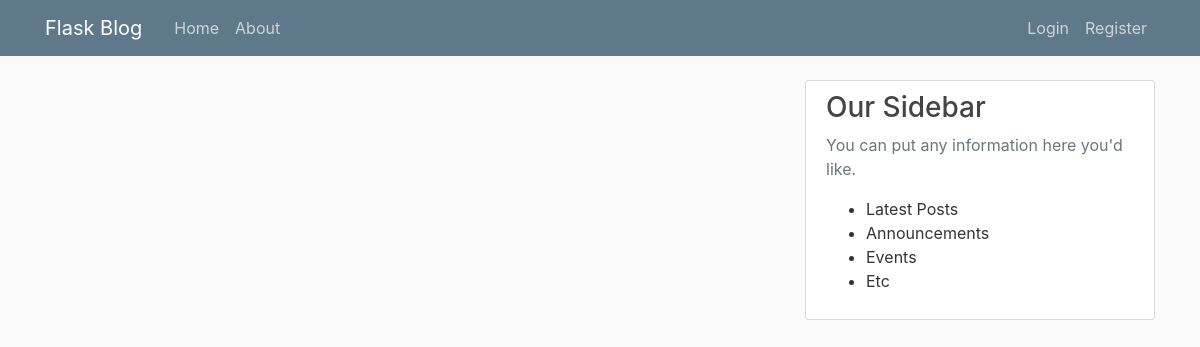
/home, run on an earlier commit of the app's database.
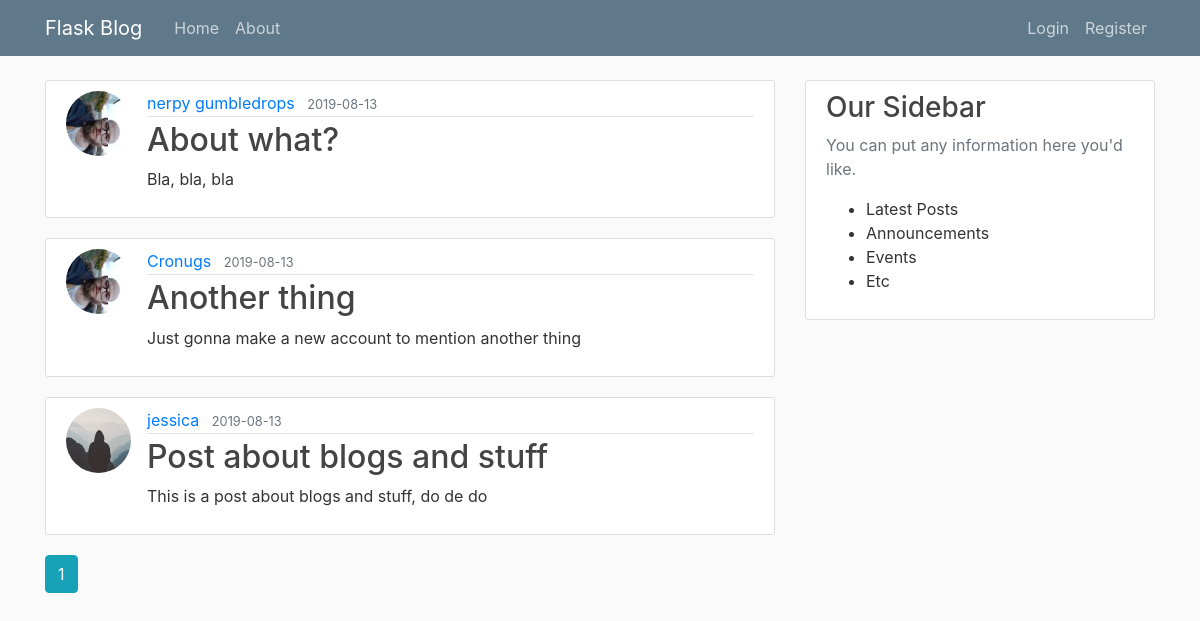
And on a later commit of the database.
### flaskblog/models.py (models this page shows, shortened)
class Post(db.Model):
    id = db.Column(db.Integer, primary_key=True)
    title = db.Column(db.String(100), nullable=False)
    date_posted = db.Column(db.DateTime, nullable=False, default=datetime.utcnow)
    content = db.Column(db.Text, nullable=False)
    user_id = db.Column(db.Integer, db.ForeignKey('user.id'), nullable=False)

class User(db.Model, UserMixin):
    id = db.Column(db.Integer, primary_key=True)
    username = db.Column(db.String(20), unique=True, nullable=False)
    email = db.Column(db.String(120), unique=True, nullable=False)
    image_file = db.Column(db.String(20), nullable=False, default='default.jpg')
    password = db.Column(db.String(60), nullable=False)
    posts = db.relationship('Post', backref='author', lazy=True)

### flaskblog/main/routes.py (the view)
@main.route("/")
@main.route("/home")
def home():
    page = request.args.get('page', 1, type=int)
    posts = Post.query.order_by(Post.date_posted.desc()).paginate(page=page, per_page=5)
    return render_template('home.html', posts=posts)

### flaskblog/templates/home.html
{% extends 'base.html' %}
{% block content %}
{% for post in posts.items %}
<article class="media content-section">
    <img class="rounded-circle article-img"
        src="{{ url_for('static', filename='profile_pics/' + post.author.image_file) }}">
    <div class="media-body">
        <div class="article-metadata">
            <a class="mr-2" href="{{ url_for('users.user_posts', username=post.author.username) }}">{{ post.author.username }}</a>
            <small class="text-muted">{{ post.date_posted.strftime('%Y-%m-%d') }}</small>
        </div>
        <h2><a class="article-title" href="{{ url_for('posts.post', post_id=post.id) }}">{{ post.title }}</a></h2>
        <p class="article-content">{{ post.content }}</p>
    </div>
</article>
{% endfor %}
{% for page_num in posts.iter_pages(left_edge=1, right_edge=1, left_current=1, right_current=2) %}
    {% if page_num %}
        {% if posts.page == page_num %}
            <a class="btn btn-info mb-4" href="{{ url_for('main.home', page=page_num) }}">{{ page_num }}</a>
        {% else %}
            <a class="btn btn-outline-info mb-4" href="{{ url_for('main.home', page=page_num) }}">{{ page_num }}</a>
        {% endif %}
    {% else %}
    ...
    {% endif %}
{% endfor %}
{% endblock content %}

What changed in the data, as far as the page shows it:
added Post: image_file (picture), author.username "nerpy gumbledrops", date_posted "2019-08-13", title "About what?", content "Bla, bla, bla"
added Post: image_file (picture), author.username "Cronugs", date_posted "2019-08-13", title "Another thing", content "Just gonna make a new account to mention another thing"
added Post: image_file (placeholder picture), author.username "jessica", date_posted "2019-08-13", title "Post about blogs and stuff", content "This is a post about blogs and stuff, do de do"
Also different on the page:
new list line: "1"
